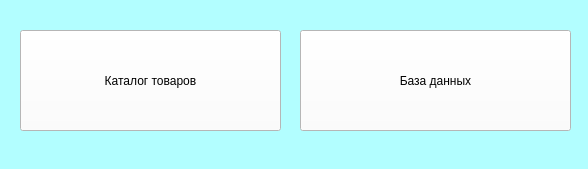
<?xml version="1.0" encoding="UTF-8"?>
<ui version="4.0">
 <class>Form</class>
 <widget class="QWidget" name="Form">
  <property name="geometry">
   <rect>
    <x>0</x>
    <y>0</y>
    <width>588</width>
    <height>169</height>
   </rect>
  </property>
  <property name="windowTitle">
   <string>Form</string>
  </property>
  <property name="styleSheet">
   <string notr="true">background-color: rgb(178, 254, 255)</string>
  </property>
  <widget class="QPushButton" name="pushButton">
   <property name="geometry">
    <rect>
     <x>20</x>
     <y>30</y>
     <width>261</width>
     <height>101</height>
    </rect>
   </property>
   <property name="styleSheet">
    <string notr="true">background-color: rgb(255, 255, 255);
font: 20pt &quot;MS Shell Dlg 2&quot;;</string>
   </property>
   <property name="text">
    <string>Каталог товаров</string>
   </property>
  </widget>
  <widget class="QPushButton" name="pushButton_2">
   <property name="geometry">
    <rect>
     <x>300</x>
     <y>30</y>
     <width>271</width>
     <height>101</height>
    </rect>
   </property>
   <property name="styleSheet">
    <string notr="true">background-color: rgb(255, 255, 255);
font: 20pt &quot;MS Shell Dlg 2&quot;;</string>
   </property>
   <property name="text">
    <string>База данных</string>
   </property>
  </widget>
 </widget>
 <resources/>
 <connections/>
</ui>
